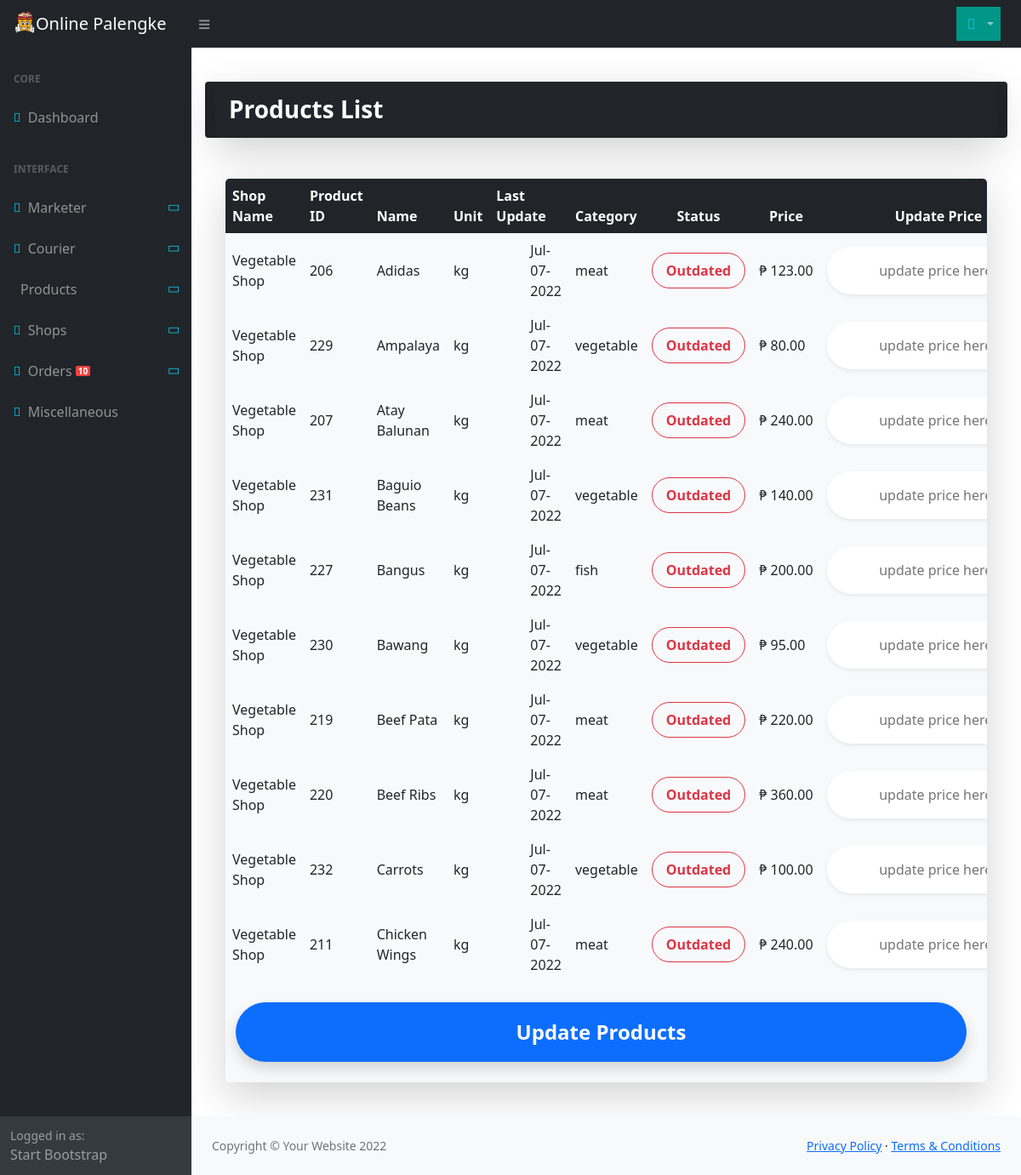
The app's page /Admin/Update (signed in) with its own data.
### tables this page shows
CREATE TABLE IF NOT EXISTS `tbl_product` (
  `prod_id` int NOT NULL AUTO_INCREMENT,
  `cat_id` int NOT NULL,
  `sub_id` int DEFAULT NULL,
  `prod_name` varchar(30) NOT NULL,
  `prod_description` text NOT NULL,
  `prod_unit` varchar(15) NOT NULL,
  `date_modified` datetime NOT NULL,
  `image_link` varchar(50) NOT NULL,
  `prod_price` double NOT NULL,
  `archive` tinyint(1) DEFAULT '0',
  `shop_id` int NOT NULL COMMENT 'id of assigned shop who sells the product',
  PRIMARY KEY (`prod_id`)
);

### app/controllers/Admin.php (called while the page is built, shortened)
<?php
class Admin extends Controller
{
    public function __construct()
    {
        $this->call->helper(['form', 'alert']);
        $this->call->model('M_admin');
        $this->call->model('upload');
    }
    public function Update()
    {
        $data['transaction'] = $this->M_admin->notif_transaction();
        $data['products'] = $this->db->raw(
            "SELECT
                p.shop_id,
                (SELECT shop_name FROM tbl_shop WHERE shop_id = p.shop_id LIMIT 1) AS shop,
                p.prod_id,
                p.prod_name,
                (SELECT unit FROM tbl_unit AS u WHERE u.unit_id = p.prod_unit) AS unit,
                p.date_modified,
            CONCAT(
                (SELECT c.category FROM tbl_category as c WHERE c.cat_id = p.cat_id),
                IF(p.sub_id IS NULL, '',CONCAT('/', (SELECT sc.sub_category FROM tbl_sub_cat as sc WHERE sc.sub_id = p.sub_id)))
            ) AS category,
            p.prod_price
        FROM tbl_product AS p WHERE p.prod_id = IF(prod_id IS NULL, 'not available', (SELECT prod_id FROM tbl_shop_prod WHERE prod_id = p.prod_id LIMIT 1)) AND p.archive = 0 AND p.shop_id != 0 ORDER BY p.prod_name"
        );
        $this->call->view('admin/update-products', $data);
    }
}

### scheme/kernel/Router.php (called while the page is built, shortened)
<?php
class Router
{
	protected $uri_string = '';
	private $route = array();
	public function __construct() {
		$this->route = route_config();
	}
	public function remap_url($url, $route)
    {
        return $this->uri_string;
    }
	public function parse_url()
	{
		$this->uri_string = trim(str_replace($_SERVER['SCRIPT_NAME'], '', $_SERVER['PHP_SELF']), '/');
		$this->url = explode('/', $this->remap_url(filter_var($this->uri_string, FILTER_SANITIZE_URL), $this->route));
		return $this->url;
	}
	public function initiate()
	{
		$this->controller = config_item('default_controller');
		$this->method = config_item('default_method');
		$segments = $this->parse_url();
		if(isset($segments[0]) && !empty($segments[0]))
		{
			if($this->route['translate_uri_dashes'] == TRUE)
				$this->controller = str_replace('-', '_', ucfirst($segments[0]));
			else
				$this->controller = ucfirst($segments[0]);
		}
		if(isset($segments[1]) && !empty($segments[1]))
		{
			if($this->route['translate_uri_dashes'] == TRUE)
				$this->method = str_replace('-', '_', $segments[1]);
			else
				$this->method = $segments[1];
		}
		if(file_exists(APP_DIR . 'controllers/' . $this->controller . '.php'))
		{
			unset($segments[0]);
			if(method_exists($this->controller, $this->method))
				unset($segments[1]);
			else
				empty($this->route['404_override']) ? show_404() : show_404('', '', $this->route['404_override']);
			$this->params = $segments ? array_values($segments) : array();
			call_user_func_array([new $this->controller, $this->method], $this->params);
		} else {
			empty($this->route['404_override']) ? show_404() : show_404('', '', $this->route['404_override']);
		}
	}
}
?>

### scheme/kernel/LavaLust.php (called while the page is built, shortened)
<?php
require_once SYSTEM_DIR . 'kernel/Routine.php';
$router =& load_class('router', 'kernel');
require_once SYSTEM_DIR . 'kernel/Controller.php';
$router->initiate();
?>

### index.php (called while the page is built, shortened)
<?php
require_once(SYSTEM_DIR . 'kernel/LavaLust.php');
?>

### scheme/helpers/url_helper.php (called while the page is built, shortened)
<?php
if ( ! function_exists('site_url'))
{
	function site_url($url = '')
	{
		return strpos($_SERVER['REQUEST_URI'], 'index.php') ? BASE_URL . 'index.php/' . $url : BASE_URL . $url;
	}
}
?>

### scheme/database/Database.php (called while the page is built, shortened)
<?php
class Database {
    private $db = NULL;
    public function __construct($dbname = NULL)
    {
        if(is_null($dbname)) {
            $database_config = database_config()['main'];
        } else {
            if(isset(database_config()[$dbname])) {
                $database_config = database_config()[$dbname];
            } else {
                throw new PDOException('No active configuration for this database.');
            }
        }
        $this->driver = $database_config['driver'];
        $this->charset = $database_config['charset'];
        $this->dbost = $database_config['hostname'];
        $this->port = $database_config['port'];
        $this->dbname = $database_config['database'];
        $this->dbuser = $database_config['username'];
        $this->dbpass = $database_config['password'];
        $this->dsn = ''.$this->driver.':host=' . $this->dbost . ';dbname=' . $this->dbname . ';charset=' . $this->charset . ';port=' . $this->port;
        $options = array(
            PDO::ATTR_ERRMODE            => PDO::ERRMODE_EXCEPTION,
            PDO::ATTR_DEFAULT_FETCH_MODE => PDO::FETCH_ASSOC,
            PDO::ATTR_EMULATE_PREPARES   => false,
        );
        try {
            $this->db = new PDO($this->dsn, $this->dbuser, $this->dbpass, $options);
        } catch (Exception $e) {
            throw new PDOException($e->getMessage());
        }
    }
    public function raw($query, $args = [])
    {
        $query = trim($query);
        $this->bindValues = $args;
        if (strpos( strtoupper($query), "SELECT" ) === 0 ) {
            $stmt = $this->db->prepare($query);
            $stmt->execute($this->bindValues);
            return $stmt->fetchAll();
        }else{
            $stmt = $this->db->prepare($query);
            $stmt->execute($this->bindValues);
            return $stmt->rowCount();
        }
    }
}

### app/config/database.php (called while the page is built, shortened)
<?php
$database['main'] = array(
    'driver'	=> 'mysql',
    'hostname'	=> 'localhost',
    'port'		=> '3306',
    'username'	=> 'root',
    'password'	=> '',
    'database'	=> 'onlinepalengke_db',
    'charset'	=> 'utf8',
    'dbprefix'	=> '',
);
?>

### scheme/kernel/Routine.php (called while the page is built, shortened)
<?php
if ( ! function_exists('database_config'))
{
	function &database_config()
	{
		static $database;
		if ( file_exists(APP_DIR . 'config/database.php') )
		{
			require_once APP_DIR . 'config/database.php';
			if ( isset($database)  OR is_array($database) )
			{
				foreach( $database as $key => $val )
				{
					$database[$key] = $val;
				}
				return $database;
			}
		} else
			show_404('404 Not Found', 'The configuration file does not exist');
	}
}

### app/views/admin/update-products.php (the view, shortened to what this page needs)
<!DOCTYPE html>
<html lang="en">
<head>
    <link rel="stylesheet" href="<?php echo BASE_URL . PUBLIC_DIR; ?>/css/admin/styles.css">
    <link rel="stylesheet" href="https://pro.fontawesome.com/releases/v5.10.0/css/all.css">
</head>
<body>
    <?php include 'nav-bar.php' ?>
    <div class="container-fluid mt-4">
        <div class="row p-3 py-3">
            <div class="bg-dark rounded mb-4">
                <h3 class="fw-bolder text-white mb-0 p-3 shadow-lg">Products List</h3>
            </div>
            <div class="p-4">
                <div class="table-responsive bg-light shadow-lg rounded-3">
                    <form method="POST" action="<?= site_url('Admin/UpdateProducts'); ?>">
                        <table class="table table-borderless m-0 align-middle table-hover">
                            <thead>
                                <tr class="bg-dark text-white">
                                    <th>Shop Name</th>
                                    <th>Product ID</th>
                                    <th>Name</th>
                                    <th>Unit</th>
                                    <th>Last Update</th>
                                    <th>Category</th>
                                    <th class="text-center">Status</th>
                                    <th class="text-center">Price</th>
                                    <th class="text-center">Update Price</th>
                                </tr>
                            </thead>
                            <tbody>
                                <?php
                                $currentDate = date('Y-m-d');
                                foreach ($data['products'] as $product) {
                                    $lastUpdate = substr($product['date_modified'], 0, 10);
                                    if (strtotime($currentDate) - strtotime($lastUpdate) < 1) {
                                        $isUpdated = '<div style="display:inline-block" class="p-2 px-3 rounded-pill text-center text-success border border-success p-1 px-1 fw-bold my-2">Updated</div>';
                                    } else {
                                        $isUpdated = '<div style="display:inline-block" class="p-2 px-3 rounded-pill text-center text-danger border border-danger p-1 px-1 fw-bold my-2">Outdated</div>';
                                    }
                                ?>
                                    <tr>
                                        <td><?= $product['shop'] ?></td>
                                        <td><?= htmlspecialchars($product['prod_id']) ?></td>
                                        <td><?= htmlspecialchars($product['prod_name']) ?></td>
                                        <td><?= htmlspecialchars($product['unit']) ?></td>
                                        <td class="ps-5"><?= htmlspecialchars(date('M-d-Y', strtotime($product['date_modified']))) ?></td>
                                        <td><?= htmlspecialchars($product['category']) ?></td>
                                        <td class="text-center"><?= $isUpdated ?></td>
                                        <td class="text-dark <?= (strpos($isUpdated, 'success')) ? '' : ''; ?>"><?= '&#8369;&nbsp' . trim(htmlspecialchars(number_format($product['prod_price'], 2))); ?></td>
                                        <td class="text-center">
                                            <input step=".01" type="number" name="<?= htmlspecialchars($product['prod_id']) ?>_<?= htmlspecialchars($product['shop_id']) ?>" class="text-center border-0 shadow-sm rounded-pill p-3" placeholder="  update price here">
                                        </td>
                                    </tr>
                                <?php } ?>
                            </tbody>
                        </table>
                        <div class="text-center me-5 row">
                            <input type="submit" value="Update Products" class=" position-sticky fw-bolder fs-4 btn btn-primary shadow m-4 p-3 rounded-pill">
                        </div>
                    </form>
                </div>
            </div>
        </div>
    </div>
    <?php include 'footer.php' ?>
</body>
</html>

### records on screen
tbl_product: shop "Vegetable Shop", prod_id "206", prod_name "Adidas", unit "kg", date_modified "Jul-07-2022", category "meat", shows "Outdated", prod_price "123.00"
tbl_product: shop "Vegetable Shop", prod_id "229", prod_name "Ampalaya", unit "kg", date_modified "Jul-07-2022", category "vegetable", shows "Outdated", prod_price "80.00"
tbl_product: shop "Vegetable Shop", prod_id "207", prod_name "Atay Balunan", unit "kg", date_modified "Jul-07-2022", category "meat", shows "Outdated", prod_price "240.00"
tbl_product: shop "Vegetable Shop", prod_id "231", prod_name "Baguio Beans", unit "kg", date_modified "Jul-07-2022", category "vegetable", shows "Outdated", prod_price "140.00"
tbl_product: shop "Vegetable Shop", prod_id "227", prod_name "Bangus", unit "kg", date_modified "Jul-07-2022", category "fish", shows "Outdated", prod_price "200.00"
tbl_product: shop "Vegetable Shop", prod_id "230", prod_name "Bawang", unit "kg", date_modified "Jul-07-2022", category "vegetable", shows "Outdated", prod_price "95.00"
tbl_product: shop "Vegetable Shop", prod_id "219", prod_name "Beef Pata", unit "kg", date_modified "Jul-07-2022", category "meat", shows "Outdated", prod_price "220.00"
tbl_product: shop "Vegetable Shop", prod_id "220", prod_name "Beef Ribs", unit "kg", date_modified "Jul-07-2022", category "meat", shows "Outdated", prod_price "360.00"
tbl_product: shop "Vegetable Shop", prod_id "232", prod_name "Carrots", unit "kg", date_modified "Jul-07-2022", category "vegetable", shows "Outdated", prod_price "100.00"
tbl_product: shop "Vegetable Shop", prod_id "211", prod_name "Chicken Wings", unit "kg", date_modified "Jul-07-2022", category "meat", shows "Outdated", prod_price "240.00"
